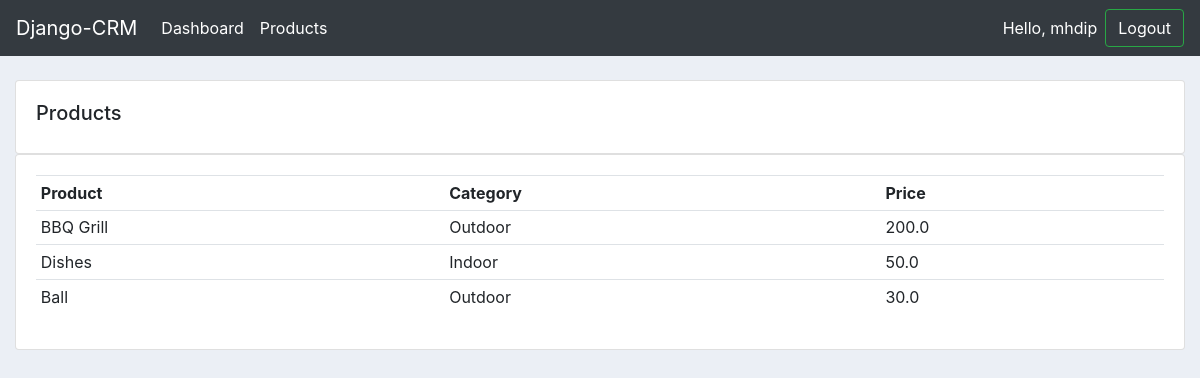
Screenshot of /products/ (signed in) with the database file from the repository.
### accounts/models.py (models this page shows, shortened)
class Product(models.Model):
    CATEGORY = (
        ('Indoor', 'Indoor'),
        ('Outdoor', 'Outdoor')
    )
    name = models.CharField(max_length=200, null=True)
    price = models.FloatField(null=True)
    category = models.CharField(max_length=200, null=True, choices=CATEGORY)
    tags = models.ManyToManyField(Tag)
    description = models.CharField(max_length=200, null=True, blank=True)
    date_created = models.DateTimeField(auto_now_add=True, null=True)

### accounts/views.py (the view)
# urls.py: path('products/', views.products, name='products'),
@login_required(login_url='login')
@allowed_users(allowed_roles=['admin'])
def products(request):
    products = Product.objects.all()
    context = {'products': products}
    return render(request, 'accounts/products.html', context)

### accounts/templates/accounts/products.html
{% extends 'accounts/main.html' %}
{% block content %}
<br>
<div class="row">
    <div class="col-md">
        <div class="card card-body">
        <h5>Products</h5>
        </div>
        <div class="card card-body">
            <table class="table table-sm">
                <tr>
                    <th>Product</th>
                    <th>Category</th>
                    <th>Price</th>
                </tr>
                {% for product in products %}
                <tr>
                    <td>{{ product.name }}</td>
                    <td>{{ product.category }}</td>
                    <td>{{ product.price }}</td>
                </tr>
                {% endfor %}
            </table>
        </div>
    </div>
</div>
{% endblock content %}

### accounts/templates/accounts/navbar.html (shortened to what this page needs)
<nav class="navbar navbar-expand-lg navbar-dark bg-dark">
  <a class="navbar-brand" href="#">Django-CRM</a>
  <div class="collapse navbar-collapse" id="navbarNav">
    <ul class="navbar-nav">
      {% if request.user.is_staff %}
      <li class="nav-item active">
        <a class="nav-link" href="{% url "dashboard" %}">Dashboard</a>
      </li>
      <li class="nav-item active">
        <a class="nav-link" href="{% url "products" %}">Products</a>
      </li>
      {% else %}
      <li class="nav-item active">
        <a class="nav-link" href="{% url "account" %}">Settings</a>
      </li>
      {% endif %}
    </ul>
  </div>
  <span class="text-white mr-2">Hello, {{request.user}}</span>
  <span ><a class="btn btn-outline-success text-white" href="{% url 'logout' %}"> Logout</a></span>
</nav>

### static/css/main.css (style rules this page uses)
body { background-color: #ebeff5; }

### rows the page displays
Product: name "BBQ Grill", category "Outdoor", price "200.0"
Product: name "Dishes", category "Indoor", price "50.0"
Product: name "Ball", category "Outdoor", price "30.0"

### other values shown
{{ request.user }} "mhdip"
